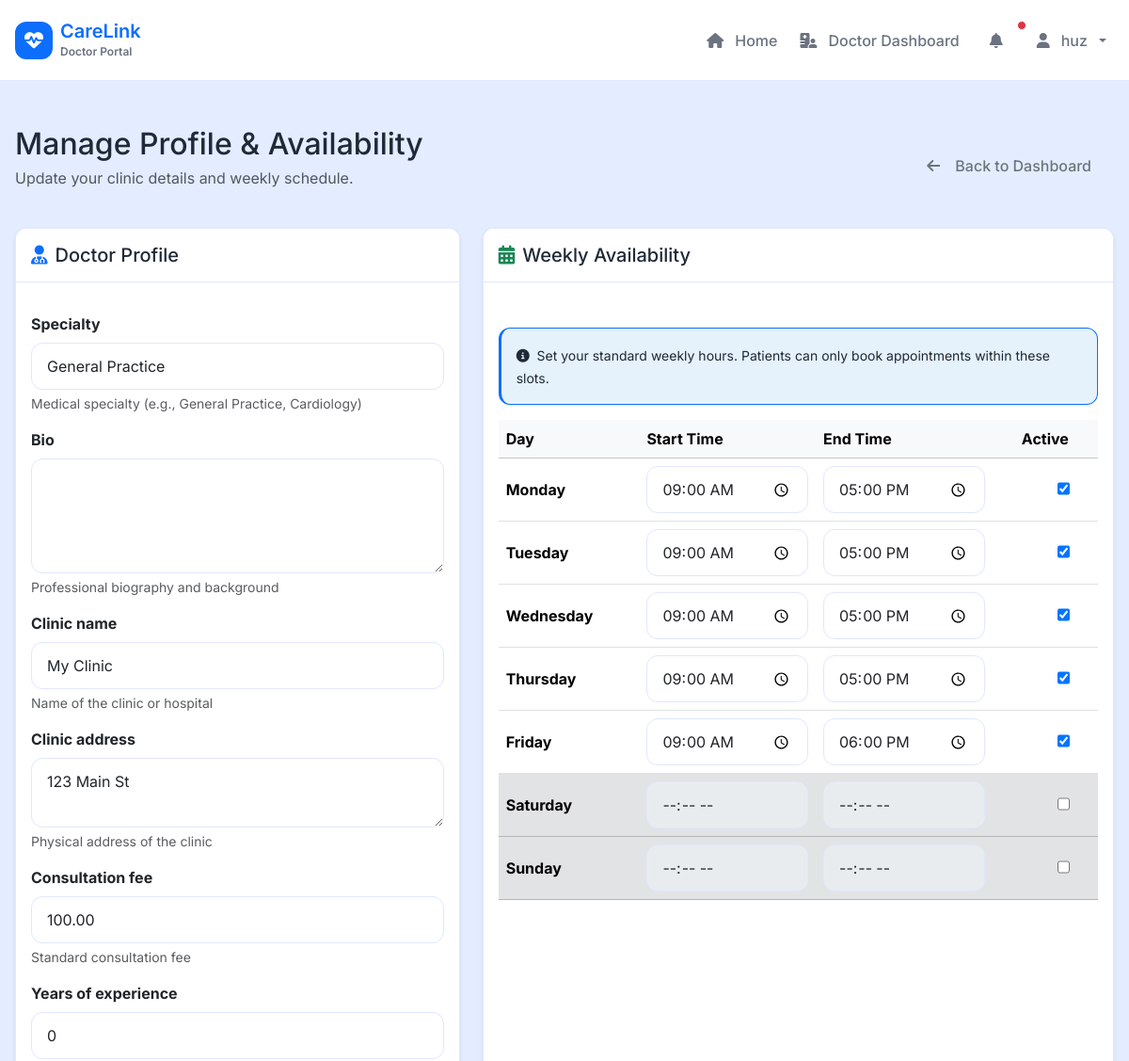
/doctors/manage-availability/ (signed in, upper part), run on an earlier commit of the app's database.
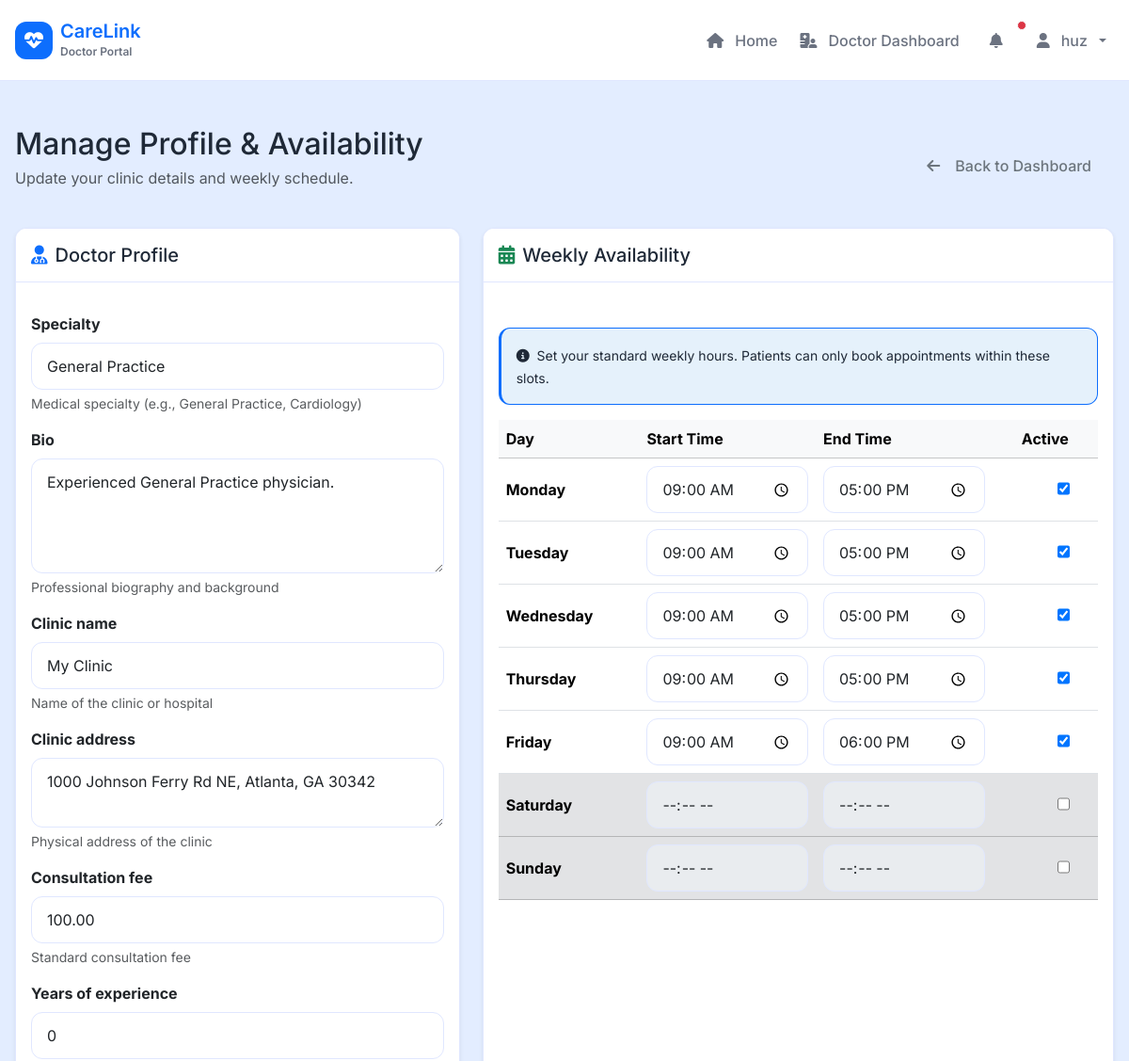
And on a later commit of the database.
### doctors/models.py (models this page shows, shortened)
class DoctorProfile(models.Model):
    user = models.OneToOneField(
        settings.AUTH_USER_MODEL, on_delete=models.CASCADE, related_name="doctor_profile"
    )
    specialty = models.CharField(
        max_length=100, help_text=_("Medical specialty (e.g., General Practice, Cardiology)")
    )
    bio = models.TextField(blank=True, help_text=_("Professional biography and background"))
    clinic_name = models.CharField(max_length=200, help_text=_("Name of the clinic or hospital"))
    clinic_address = models.TextField(help_text=_("Physical address of the clinic"))
    clinic_latitude = models.DecimalField(
        max_digits=9,
        decimal_places=6,
        null=True,
        blank=True,
        help_text=_("Clinic latitude coordinate"),
    )
    clinic_longitude = models.DecimalField(
        max_digits=9,
        decimal_places=6,
        null=True,
        blank=True,
        help_text=_("Clinic longitude coordinate"),
    )
    consultation_fee = models.DecimalField(
        max_digits=10, decimal_places=2, help_text=_("Standard consultation fee")
    )
    years_of_experience = models.PositiveIntegerField(
        default=0, help_text=_("Years of medical practice")
    )
    profile_image = models.ImageField(
        upload_to="doctors/profiles/",
        null=True,
        blank=True,
        help_text=_("Doctor's profile picture"),
    )
    created_at = models.DateTimeField(auto_now_add=True)
    updated_at = models.DateTimeField(auto_now=True)

### accounts/views.py (the view)
    def wrapper(request, *args, **kwargs):
        if not request.user.is_authenticated:
            return redirect("accounts:login")
        role = get_user_role(request.user)
        if role != "doctor":
            messages.error(request, "Access denied. This page is for doctors/admins only.")
            return redirect("home:index")
        return view_func(request, *args, **kwargs)

### doctors/forms.py
class DoctorProfileForm(forms.ModelForm):
    class Meta:
        model = DoctorProfile
        fields = [
            "specialty",
            "bio",
            "clinic_name",
            "clinic_address",
            "consultation_fee",
            "years_of_experience",
            "profile_image",
        ]
        widgets = {
            "bio": forms.Textarea(attrs={"rows": 4}),
            "clinic_address": forms.Textarea(attrs={"rows": 2}),
        }
    def __init__(self, *args, **kwargs):
        super().__init__(*args, **kwargs)
        for field in self.fields.values():
            if not isinstance(field.widget, (forms.CheckboxInput, forms.FileInput)):
                field.widget.attrs.update({"class": "form-control"})
            if isinstance(field.widget, forms.FileInput):
                field.widget.attrs.update({"class": "form-control-file"})

### accounts/views.py (called while the page is built)
def get_user_role(user):
    try:
        return user.patient_profile.role
    except PatientProfile.DoesNotExist:
        return "patient"  # Default to patient

### doctors/templates/doctors/manage_availability.html (shortened to what the changed rows need)
{% extends "base.html" %}
{% load static %}
{% block content %}
<div class="container py-4">
    <div class="d-flex justify-content-between align-items-center mb-4">
        <div>
            <h1 class="h2 mb-1">Manage Profile & Availability</h1>
        </div>
    </div>
    <form method="post" enctype="multipart/form-data">
        <div class="row">
            <div class="col-lg-5 mb-4">
                <div class="card shadow-sm h-100">
                    <div class="card-body">
                        {% for field in profile_form %}
                        <div class="mb-3">
                            <label for="{{ field.id_for_label }}" class="form-label fw-bold">{{ field.label }}</label>
                            {{ field }}
                            {% if field.help_text %}
                            <div class="form-text text-muted">{{ field.help_text }}</div>
                            {% endif %}
                        </div>
                        {% endfor %}
                    </div>
                </div>
            </div>
            <div class="col-lg-7 mb-4">
                <div class="card shadow-sm h-100">
                    <div class="card-body">
                        <div class="table-responsive">
                            <table class="table table-hover align-middle">
                                <thead class="table-light">
                                    <tr>
                                        <th style="width: 20%;">Day</th>
                                        <th style="width: 25%;">Start Time</th>
                                        <th style="width: 25%;">End Time</th>
                                        <th style="width: 15%;" class="text-center">Active</th>
                                    </tr>
                                </thead>
                            </table>
                        </div>
                    </div>
                </div>
            </div>
        </div>
    </form>
</div>
{% endblock %}

What changed in the data, as far as the page shows it:
changed DoctorProfile "General Practice": bio (not shown) → "Experienced General Practice physician."; clinic_address "123 Main St" → "1000 Johnson Ferry Rd NE, Atlanta, GA 30342"
